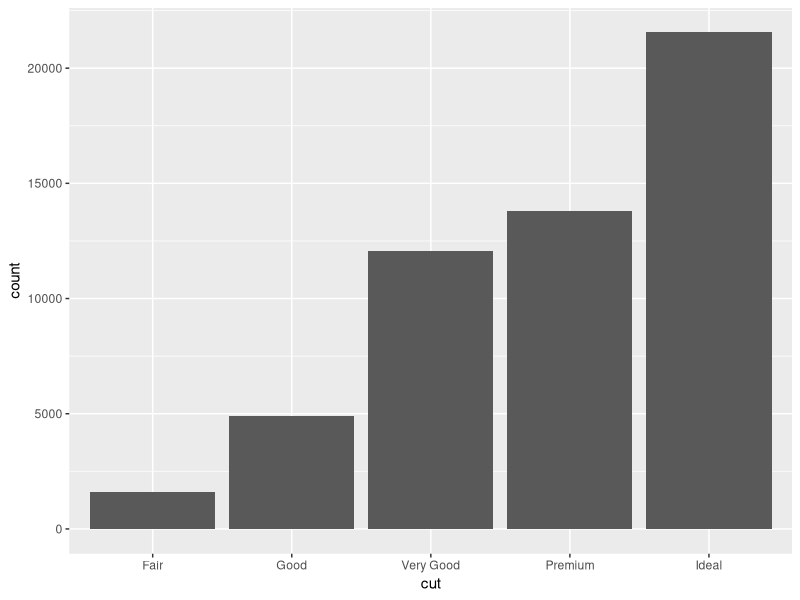
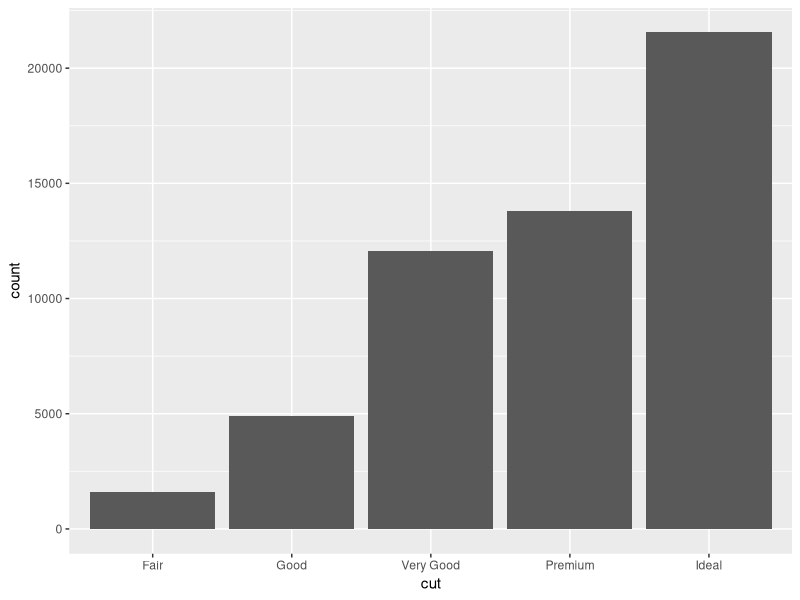
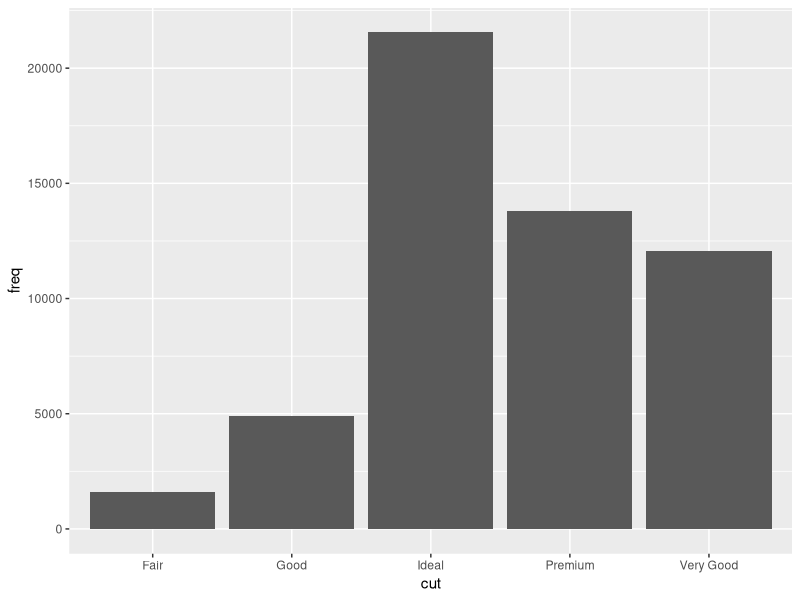
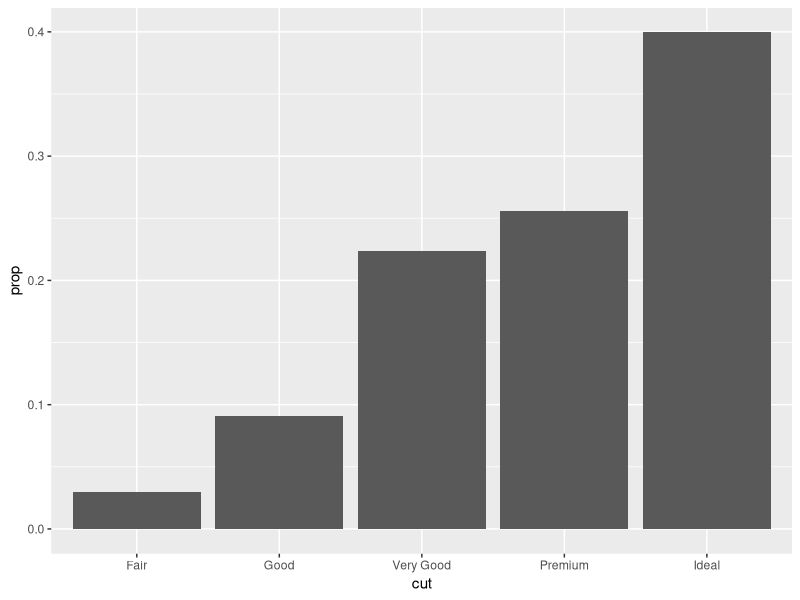

Recreate these plots in R, in order.
setwd('~/Documents/Github/learn-R')
library(ggplot2)
library(tidyverse)

ggplot(data = diamonds) +
  geom_bar(mapping = aes(x = cut))

#you can recreate the previous plot using stat_count() instead of geom_bar()
ggplot(data = diamonds) +
  stat_count(mapping = aes(x = cut))
#因为第一个图也是频率直方图，所以使用
#geom_bar函数是参数stat = count所以与使用
#stat_count效果相同
# 每一个stat 都有自己的默认的geom,同样每一个geom都有自己
# 默认的stats，所以一般可以使用geom

#更改stat实例1
demo <- tribble(
  ~cut,         ~freq,
  "Fair",       1610,
  "Good",       4906,
  "Very Good",  12082,
  "Premium",    13791,
  "Ideal",      21551
)


ggplot(data = demo) +
  geom_bar(mapping = aes(x = cut, y = freq), stat = "identity")

#可以比较一下demo与图一的diamonds的区别。其实
#demo就是diamond数据集在使用stat = count时第一步要计算
#形成的表，stat = count 会计算各个cut值对应的出现的count
#然后形成类似于demo的数据


#实例2
# 想让y轴显示比例而不是具体的count值

ggplot(data = diamonds) +
  geom_bar(mapping = aes(x = cut, y = ..prop.., group = 1))
